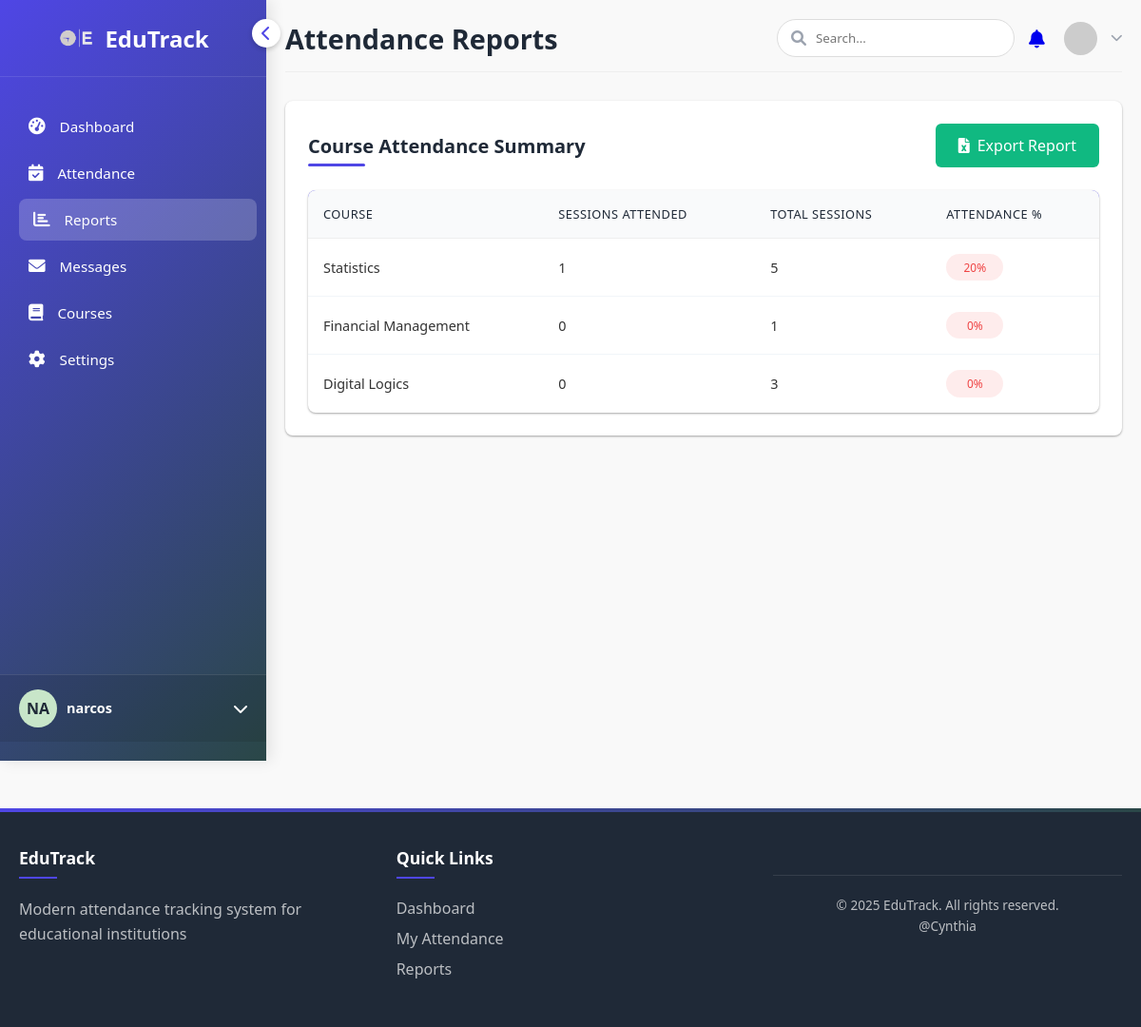
Page /reports/ (signed in) on the committed database.
### dashboard/models.py (models this page shows, shortened)
class Course(models.Model):
    name = models.CharField(max_length=100)
    code = models.CharField(max_length=10, unique=True)
    description = models.TextField(blank=True)
    teacher = models.ForeignKey(
        User, on_delete=models.CASCADE, null=True, blank=True, limit_choices_to={'profile__role': 'TEACHER'}, related_name='courses_taught'
    )
    students = models.ManyToManyField(
        User, related_name='courses_enrolled', blank=True,
        limit_choices_to={'profile__role': 'STUDENT'}
    )

### dashboard/views.py (the view, shortened to what this page needs)
# urls.py: path('reports/', views.reports, name='reports'),
@login_required
def reports(request):
    role = request.user.profile.role
    attendance_data = []
    if role == 'STUDENT':
        courses = request.user.courses_enrolled.all()
        for course in courses:
            sessions = ClassSession.objects.filter(course=course)
            attended = Attendance.objects.filter(student=request.user, course=course, status='present').count()
            total_sessions = sessions.count()
            percentage = round((attended / total_sessions) * 100) if total_sessions > 0 else 0
            attendance_data.append({
                'course': course.name,
                'attended': attended,
                'total': total_sessions,
                'percentage': percentage
            })
        return render(request, 'dashboard/reports.html', {'attendance_data': attendance_data})
    else:  # Admins can still see course summaries
        courses = Course.objects.all()
        for course in courses:
            total_sessions = ClassSession.objects.filter(course=course).count()
            sessions_with_checkins = ClassSession.objects.filter(
                course=course,
                attendance__status='present'
            ).distinct().count()
            percentage = round((sessions_with_checkins / total_sessions) * 100) if total_sessions > 0 else 0
            attendance_data.append({
                'course': course.name,
                'attended': sessions_with_checkins,
                'total': total_sessions,
                'percentage': percentage
            })
        return render(request, 'dashboard/reports.html', {'attendance_data': attendance_data})

### dashboard/templates/dashboard/reports.html (shortened to what this page needs)
{% extends "dashboard/base.html" %}
{% block page_title %}Attendance Reports{% endblock %}
{% block content %}
<div class="attendance-section">
    <div class="section-header">
        <h2 class="section-title">Course Attendance Summary</h2>
        <a href="{% url 'export_report' %}" class="btn btn-success">
            <i class="fas fa-file-excel"></i> Export Report
        </a>
    </div>
    <div class="table-responsive">
        <table>
            <thead>
                <tr>
                    <th>Course</th>
                    <th>Sessions Attended</th>
                    <th>Total Sessions</th>
                    <th>Attendance %</th>
                </tr>
            </thead>
            <tbody>
                {% for record in attendance_data %}
                    <tr>
                        <td>{{ record.course }}</td>
                        <td>{{ record.attended }}</td>
                        <td>{{ record.total }}</td>
                        <td>
                            <span class="status-badge {% if record.percentage >= 75 %}status-present{% else %}status-absent{% endif %}">
                                {{ record.percentage }}%
                            </span>
                        </td>
                    </tr>
                {% empty %}
                    <tr>
                        <td colspan="4" class="empty-state">No attendance data available.</td>
                    </tr>
                {% endfor %}
            </tbody>
        </table>
    </div>
</div>
{% endblock %}

### dashboard/templates/dashboard/base.html (shortened to what this page needs)
<!DOCTYPE html>
<html lang="en">
<head>
    {% load static %}
    <link rel="stylesheet" href="https://cdnjs.cloudflare.com/ajax/libs/font-awesome/6.4.0/css/all.min.css">
</head>
<body>
    <div class="container">
        <div class="sidebar" id="sidebar">
            <div class="toggle-sidebar" id="toggleSidebar">
                <i class="fas fa-chevron-left"></i>
            </div>
            <div class="logo">
                <img src="{% static 'dashboard/logo-.png' %}" alt="Logo">
                <h1>EduTrack</h1>
            </div>
            <div class="menu">
                <a href="{% url 'dashboard' %}" class="menu-item {% if request.resolver_match.url_name == 'dashboard' %}active{% endif %}">
                    <i class="fas fa-tachometer-alt"></i>
                    <span>Dashboard</span>
                </a>
                <a href="{% url 'attendance_list' %}" class="menu-item {% if request.resolver_match.url_name == 'attendance_list' %}active{% endif %}">
                    <i class="fas fa-calendar-check"></i>
                    <span>Attendance</span>
                </a>
                <a href="{% url 'reports' %}" class="menu-item {% if request.resolver_match.url_name == 'reports' %}active{% endif %}">
                    <i class="fas fa-chart-bar"></i>
                    <span>Reports</span>
                </a>
                <a href="{% url 'messages' %}" class="menu-item {% if request.resolver_match.url_name == 'messages' %}active{% endif %}">
                    <i class="fas fa-envelope"></i>
                    <span>Messages</span>
                </a>
                <a href="{% url 'courses' %}" class="menu-item {% if request.resolver_match.url_name == 'courses' %}active{% endif %}">
                    <i class="fas fa-book"></i>
                    <span>Courses</span>
                </a>
                <a href="{% url 'settings' %}" class="menu-item {% if request.resolver_match.url_name == 'settings' %}active{% endif %}">
                    <i class="fas fa-cog"></i>
                    <span>Settings</span>
                </a>
            </div>
            <div class="user-profile">
                <div class="user-avatar">
                    {% if request.user.get_full_name %}
                        {{ request.user.get_full_name|slice:":2"|upper }}
                    {% else %}
                        {{ request.user.username|slice:":2"|upper }}
                    {% endif %}
                </div>
                <div class="user-info">
                    <div class="user-name">{{ request.user.get_full_name|default:request.user.username }}</div>
                </div>
                <i class="fas fa-chevron-down"></i>
            </div>
        </div>
        <div class="main-content" id="mainContent">
            <div class="header">
                <h1 class="page-title">{% block page_title %}{% endblock %}</h1>
                <div class="header-actions">
                  <div>
                    <form method="GET" action="{% url 'search_results' %}" class="search-bar">
                        <i class="fas fa-search"></i>
                        <input
                            type="text"
                            name="q"
                            placeholder="Search..."
                            value="{{ request.GET.q }}"
                            required
                        >
                    </form>
                  </div>
                    <div class="notification-bell">
                        <a href="{% url 'view_notifications' %}">
                            <i class="fas fa-bell"></i>
                        </a>
                    </div>
                    <div class="user-dropdown">
                        <img src="https://via.placeholder.com/35" alt="User">
                        <i class="fas fa-chevron-down"></i>
                    </div>
                </div>
            </div>
            {% block content %}{% endblock %}
        </div>
    </div>
{% block show_footer %}
<footer class="attendance-footer">
    <div class="footer-content">
        <div class="footer-section">
            <h4>EduTrack</h4>
            <p>Modern attendance tracking system for educational institutions</p>
        </div>
        <div class="footer-section">
            <h4>Quick Links</h4>
            <ul>
                <li><a href="{% url 'dashboard' %}">Dashboard</a></li>
                <li><a href="{% url 'attendance_list' %}">My Attendance</a></li>
                <li><a href="{% url 'reports' %}">Reports</a></li>
            </ul>
        </div>
        <div class="footer-section">
            <p class="copyright">&copy; {% now "Y" %} EduTrack. All rights reserved.<br>@Cynthia </p>
        </div>
    </div>
</footer>
{% endblock %}
</body>
</html>

### dashboard/templates/dashboard/reports.html (style rules this page uses)
:root { --primary: #4f46e5; --primary-light: #e0e7ff; --success: #10b981; --warning: #f59e0b; --danger: #ef4444; --dark: #1f2937; --light: #f9fafb; --gray: #9ca3af; --card-shadow: 0 1px 3px rgba(0,0,0,0.12), 0 1px 2px rgba(0,0,0,0.24); }
.attendance-section { background: white; border-radius: 8px; padding: 1.5rem; box-shadow: var(--card-shadow); margin-bottom: 2rem; }
.section-header { display: flex; justify-content: space-between; align-items: center; margin-bottom: 1.5rem; flex-wrap: wrap; gap: 1rem; }
.section-title { color: var(--dark); font-weight: 600; font-size: 1.25rem; margin: 0; position: relative; }
.section-title::after { content: ''; position: absolute; bottom: -8px; left: 0; width: 60px; height: 3px; background: var(--primary); border-radius: 2px; }
.btn-success { display: inline-flex; align-items: center; padding: 0.75rem 1.5rem; background-color: var(--success); color: white; text-decoration: none; border-radius: 6px; font-weight: 500; transition: all 0.2s; }
.btn-success i { margin-right: 8px; }
.table-responsive { background: white; border-radius: 8px; overflow: hidden; box-shadow: var(--card-shadow); }
table { width: 100%; border-collapse: collapse; }
thead { background-color: var(--primary); color: white; }
th { padding: 1rem; text-align: left; font-weight: 500; font-size: 0.8rem; text-transform: uppercase; letter-spacing: 0.5px; }
td { padding: 1rem; border-bottom: 1px solid #f1f5f9; font-size: 0.9rem; }
tbody tr:last-child td { border-bottom: none; }
.status-badge { display: inline-block; padding: 0.35rem 0.75rem; border-radius: 9999px; font-size: 0.75rem; font-weight: 500; text-align: center; min-width: 60px; }
.status-absent { background-color: rgba(239, 68, 68, 0.1); color: var(--danger); }

### rows in the picture
Course: course "Statistics"
Course: course "Financial Management"
Course: course "Digital Logics"

### other values in the picture
{{ request.user.username|slice:":2"|upper }} "NA"
{{ request.user.get_full_name|default:request.user.username }} "narcos"
{{ record.attended }} "1" "0" "0"
{{ record.total }} "5" "1" "3"
{{ record.percentage }} "20" "0" "0"
